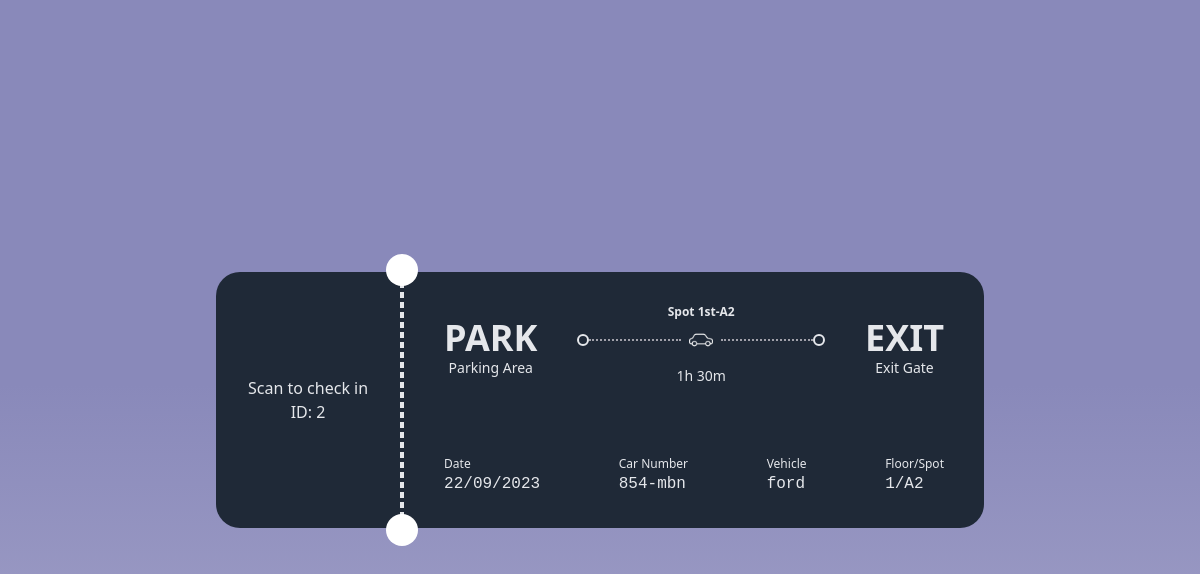
Page /reservations/show.php?reservation_id=2 (signed in) on the committed database.
### tables this page shows
CREATE TABLE Reservation
(
    reservation_id       int(128) NOT NULL
        AUTO_INCREMENT,
    reservation_datetime datetime NOT NULL,
    extensions_count     int (10) DEFAULT 0,
    enter_datetime       datetime (6),
    exit_datetime        datetime (6),
    parking_id           int (128) NOT NULL,
    car_id               int (128) NOT NULL,
    reserver_id          int (128) NOT NULL,
    PRIMARY KEY
        (reservation_id),
    FOREIGN KEY
        (parking_id) REFERENCES ParkingSpots
        (parking_id),
    FOREIGN KEY
        (car_id) REFERENCES Cars
        (car_id),
    FOREIGN KEY
        (reserver_id) REFERENCES Users
        (user_id)
);

CREATE TABLE ParkingSpots
(
    parking_id     int(128) NOT NULL
        AUTO_INCREMENT,
    zone_number    varchar(10) NOT NULL,
    floor_number   int (10) NOT NULL,
    parking_number int (10) NOT NULL,
    PRIMARY KEY
        (parking_id)
);

CREATE TABLE Cars
(
    car_id    int(128) NOT NULL
        AUTO_INCREMENT,
    car_type  varchar(15) NOT NULL,
    car_plate varchar(15) NOT NULL,
    owner_id  int (128) NOT NULL,
    deleted   tinyint(1) NOT NULL DEFAULT 0,
    PRIMARY KEY
        (car_id),
    FOREIGN KEY
        (owner_id) REFERENCES Users
        (user_id)
);

### reservations/show.php (the view, shortened to what this page needs)
<?php include "../snippets/base.php" ?>
<?php
$reservation_id = $_GET['reservation_id'];
$sql = "SELECT * FROM Reservation WHERE reservation_id = ?";
$stmt = $connection->prepare($sql);
$stmt->bind_param("i", $reservation_id);
$stmt->execute();
$result = $stmt->get_result();
$reservation = $result->fetch_assoc();
$parking_id = $reservation['parking_id'];
$sqlParking = "SELECT * FROM ParkingSpots WHERE parking_id = ?";
$stmtParking = $connection->prepare($sqlParking);
$stmtParking->bind_param("i", $parking_id);
$stmtParking->execute();
$resultParking = $stmtParking->get_result();
$parking_info = $resultParking->fetch_assoc();
$car_id = $reservation['car_id'];
$sqlCar = "SELECT * FROM Cars WHERE car_id = ?";
$stmtCar = $connection->prepare($sqlCar);
$stmtCar->bind_param("i", $car_id);
$stmtCar->execute();
$resultCar = $stmtCar->get_result();
$car_info = $resultCar->fetch_assoc();
?>
<!DOCTYPE html>
<html lang="en">
<head>
    <script src="https://cdn.tailwindcss.com"></script>
</head>
<body>
<div class="containerd">
    <main class="w-screen h-screen flex flex-col">
        <section class="w-full flex-grow bg-parking-bg flex flex-cold items-center justify-center  p-4">
            <div class="flex w-full max-w-3xl text-parking-text h-64">
                <div class="h-full bg-gray-800 flex items-center justify-center px-8 rounded-l-3xl flex-col">
                    <p class="text-gray-200">Scan to check in </p>
                    <p class="text-gray-200">ID: <?= $reservation['reservation_id'] ?></p>
                </div>
                <div class="relative h-full flex flex-col items-center border-dashed justify-between border-2 bg-gray-800 border-parking-text">
                    <div class="absolute rounded-full w-8 h-8 bg-white -top-5"></div>
                    <div class="absolute rounded-full w-8 h-8 bg-white -bottom-5"></div>
                </div>
                <div class="h-full py-8 px-10 bg-gray-800 flex-grow rounded-r-3xl flex flex-col text-gray-200">
                    <div class="flex w-full justify-between items-center">
                        <div class="flex flex-col items-center">
                            <span class="text-4xl font-bold text-gray-200">PARK</span>
                            <span class="text-parking-text text-sm text-gray-200">Parking Area</span>
                        </div>
                        <div class="flex flex-col flex-grow items-center px-10">
                            <span class="font-bold text-xs text-gray-200">Spot <?= $parking_info['floor_number'] . 'st-' . $parking_info['zone_number'] . $parking_info["parking_number"] ?></span>
                            <div class="w-full flex items-center mt-2">
                                <div class="w-3 h-3 rounded-full border-2 border-parking-text"></div>
                                <div class="flex-grow border-t-2 border-zinc-400 border-dotted h-px"></div>
                                <img src="/assets/img/car-2.png" class="w-6 h-6 mx-2" alt="">
                                <div class="flex-grow border-t-2 border-zinc-400 border-dotted h-px"></div>
                                <div class="w-3 h-3 rounded-full border-2 border-parking-text"></div>
                            </div>
                            <div class="flex items-center px-3 rounded-full bg-parking-time h-8 mt-2">
                                <span class="text-sm text-gray-200">1h 30m</span>
                            </div>
                        </div>
                        <div class="flex flex-col items-center text-gray-200">
                            <span class="text-4xl font-bold text-gray-200">EXIT</span>
                            <span class="text-parking-text text-sm">Exit Gate</span>
                        </div>
                    </div>
                    <div class="flex w-full mt-auto justify-between">
                        <div class="flex flex-col">
                            <span class="text-xs text-parking-text text-gray-200">Date</span>
                            <span class="font-mono text-gray-200"><?= date('d/m/Y', strtotime($reservation['reservation_datetime'])) ?></span>
                        </div>
                        <div class="flex flex-col text-gray-200">
                            <span class="text-xs text-parking-text">Car Number</span>
                            <span class="font-mono"><?= $car_info["car_plate"] ?></span>
                        </div>
                        <div class="flex flex-col text-gray-200">
                            <span class="text-xs text-parking-text">Vehicle</span>
                            <span class="font-mono"><?= $car_info["car_type"] ?></span>
                        </div>
                        <div class="flex flex-col text-gray-200">
                            <span class="text-xs text-parking-text">Floor/Spot</span>
                            <span class="font-mono"><?= $parking_info['floor_number'] . '/' . $parking_info['zone_number'] . $parking_info["parking_number"] ?></span>
                        </div>
                    </div>
                </div>
            </div>
        </section>
    </main>
</div>
</body>
</html>

### reservations/show.php (style rules this page uses)
body { overflow-x: hidden; background-image: linear-gradient(to top, #a7a6cb 0%, #8989ba 52%, #8989ba 100%); background-position: center !important; background-repeat: no-repeat !important; background-size: contain !important; }

### rows in the picture
reservation: reservation_id "2", reservation_datetime "22/09/2023"
parkingspots: floor_number "1", zone_number "A", parking_number "2"
cars: car_plate "854-mbn", car_type "ford"
